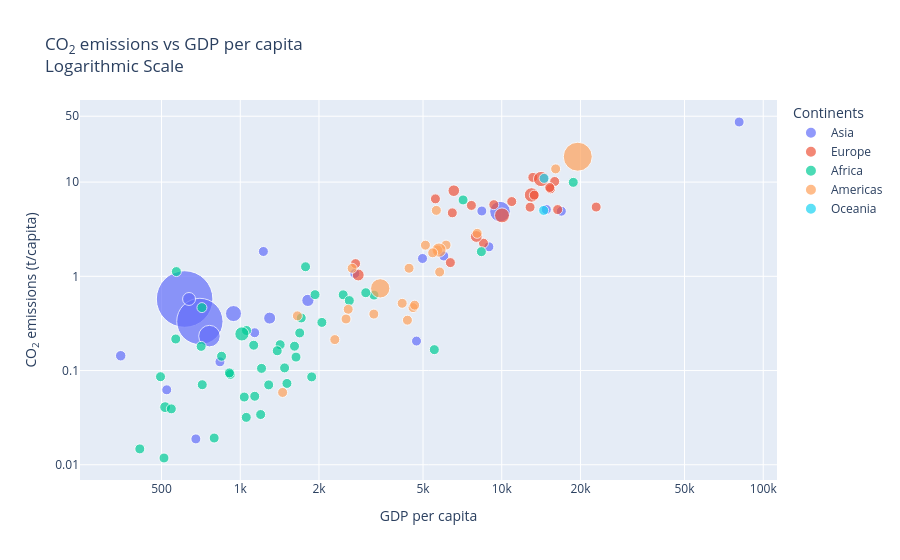

The notebook cell saved with this chart:
### Markdown cell above
Now let’s focus and discover this period of time

### Code cell
df_best_year = df[df["Year"] == best_year]
fig = px.scatter(
    df_best_year,
    x="gdpPercap",
    y="CO2 emissions (metric tons per capita)",
    size="pop",
    size_max=40,
    color="continent",
    log_x=True,
    log_y=True,
    hover_data=["Country Name", "Year"],
    title="CO<sub>2</sub> emissions vs GDP per capita <br>Logarithmic Scale",
    labels={
        "CO2 emissions (metric tons per capita)": "CO<sub>2</sub> emissions (t/capita)",
        "gdpPercap": "GDP per capita",
    },
)
fig.update_traces(
    marker=dict(sizemode="area", sizemin=5),
    hovertemplate=(
        "<b>%{customdata[0]}</b><br>"
        "GDP per Capita: %{x:$,.0f}<br>"
        "CO₂ emissions: %{y:.3g} t/capita<br>"
        "<extra></extra>"
    ),
    customdata=df_1962[["Country Name"]],
)
fig.update_xaxes(
    type="log", range=[2, None], tickmode="auto", nticks=5, tickformat="~s"
)
y_ticks = [0.01, 0.1, 1, 10, 50]
fig.update_yaxes(
    type="log", tickmode="array", tickvals=y_ticks, ticktext=[str(v) for v in y_ticks]
)
fig.update_layout(legend_title_text="Continents")
fig.show()

### Figure 1 — Plotly figure (JSON) as saved in the notebook; plotly's stock layout.template omitted (floating-point values rounded to 4 significant figures; data arrays with more than 128 entries replaced by an {"elided": "..."} marker saying what was removed)
{"data": [{"customdata": {"elided": "259x1 str values"}, "hovertemplate": "<b>%{customdata[0]}</b><br>GDP per Capita: %{x:$,.0f}<br>CO₂ emissions: %{y:.3g} t/capita<br><extra></extra>", "legendgroup": "Asia", "marker": {"color": "#636efa", "size": [11540000.0, 202200.0, 62820000.0, 6960000.0, 754600000.0, 506000000.0, 109300000.0, 8519000.0, 2694000.0, 100800000.0, 1255000.0, 575000.0, 2187000.0, 10150000.0, 1150000.0, 25870000.0, 11260000.0, 714800.0, 60640000.0, 35360000.0, 5618000.0, 1978000.0, 11740000.0, 34020000.0, 39460000.0], "sizemin": 5, "sizemode": "area", "sizeref": 471600.0, "symbol": "circle"}, "mode": "markers", "name": "Asia", "orientation": "v", "showlegend": true, "type": "scatter", "x": [836.2, 14800.0, 721.2, 523.4, 612.7, 700.8, 762.4, 8931.0, 8394.0, 9848.0, 2742.0, 80890.0, 6007.0, 2278.0, 1226.0, 349.0, 676.4, 4721.0, 942.4, 1814.0, 16900.0, 4977.0, 1136.0, 1295.0, 637.1], "xaxis": "x", "y": [0.1238, 5.121, NaN, 0.06244, 0.5742, 0.3318, 0.2319, 2.056, 4.933, 4.864, 1.072, 43.43, 1.642, NaN, 1.835, 0.1435, 0.01881, 0.2055, 0.4025, 0.5554, 4.909, 1.546, 0.2519, 0.3602, 0.5749], "yaxis": "y"}, {"customdata": {"elided": "259x1 str values"}, "hovertemplate": "<b>%{customdata[0]}</b><br>GDP per Capita: %{x:$,.0f}<br>CO₂ emissions: %{y:.3g} t/capita<br><extra></extra>", "legendgroup": "Europe", "marker": {"color": "#EF553B", "size": [1984000.0, 7377000.0, 9556000.0, 3585000.0, 8310000.0, 4174000.0, 9835000.0, 4839000.0, 4606000.0, 49570000.0, 76370000.0, 8716000.0, 10220000.0, 198700.0, 2900000.0, 52670000.0, 501000.0, 12600000.0, 3786000.0, 31790000.0, 9103000.0, 19280000.0, 7971000.0, 4442000.0, 1647000.0, 32850000.0, 7868000.0, 6063000.0, 33410000.0, 54960000.0], "sizemin": 5, "sizemode": "area", "sizeref": 471600.0, "symbol": "circle"}, "mode": "markers", "name": "Europe", "orientation": "v", "showlegend": true, "type": "scatter", "x": [2760.0, 12830.0, 13150.0, 2172.0, 5577.0, 6960.0, 11400.0, 15940.0, 10920.0, 13000.0, 14750.0, 8513.0, 9327.0, 13320.0, 7656.0, 10020.0, 5908.0, 15360.0, 16360.0, 6557.0, 6362.0, 6471.0, 7992.0, 8413.0, 9405.0, 7994.0, 15260.0, 22970.0, 2826.0, 14140.0], "xaxis": "x", "y": [1.364, 5.418, 11.22, NaN, 6.638, NaN, NaN, 10.15, 6.213, 7.306, NaN, 2.249, 5.758, 7.269, 5.655, 4.431, NaN, 8.476, 5.107, 8.106, 1.398, 4.716, NaN, NaN, NaN, 2.647, 8.77, 5.435, 1.033, 10.78], "yaxis": "y"}, {"customdata": {"elided": "259x1 str values"}, "hovertemplate": "<b>%{customdata[0]}</b><br>GDP per Capita: %{x:$,.0f}<br>CO₂ emissions: %{y:.3g} t/capita<br><extra></extra>", "legendgroup": "Africa", "marker": {"color": "#00cc96", "size": [12760000.0, 5247000.0, 2427000.0, 553500.0, 5128000.0, 3331000.0, 6336000.0, 1734000.0, 3496000.0, 217400.0, 4745000.0, 127600.0, 259900.0, 1820000.0, 27860000.0, 489000.0, 8490000.0, 3451000.0, 601300.0, 10190000.0, 996400.0, 1279000.0, 1759000.0, 6335000.0, 4147000.0, 5212000.0, 1231000.0, 789300.0, 14770000.0, 8681000.0, 706600.0, 4534000.0, 47290000.0, 3451000.0, 70790.0, 3966000.0, 2662000.0, 3429000.0, 21000000.0, 12720000.0, 420700.0, 12610000.0, 1736000.0, 4787000.0, 8900000.0, 3900000.0, 4995000.0], "sizemin": 5, "sizemode": "area", "sizeref": 471600.0, "symbol": "circle"}, "mode": "markers", "name": "Africa", "orientation": "v", "showlegend": true, "type": "scatter", "x": [3247.0, 5523.0, 1036.0, 1215.0, 794.8, 413.0, 1508.0, 1136.0, 1197.0, 1876.0, 2052.0, 3020.0, 915.6, 468.8, 516.1, 8359.0, 1126.0, 708.8, 715.6, 1057.0, 498.6, 713.6, 18770.0, 1634.0, 495.5, 545.0, 1421.0, 2475.0, 1711.0, 566.7, 3794.0, 1054.0, 1015.0, 511.0, 1385.0, 1612.0, 1206.0, 1285.0, 7114.0, 1688.0, 2613.0, 848.2, 1478.0, 1932.0, 908.9, 1777.0, 569.8], "xaxis": "x", "y": [0.6321, 0.1667, 0.05232, NaN, 0.01922, 0.01474, 0.07298, 0.05334, 0.03415, 0.08566, 0.3243, 0.6698, 0.09088, NaN, 0.04088, 1.827, 0.1857, 0.1805, 0.07074, 0.2661, NaN, 0.4657, 9.941, 0.1389, 0.08604, 0.0392, 0.1882, 0.6362, 0.3616, 0.2162, NaN, 0.03185, 0.2447, 0.0118, 0.1621, 0.1813, 0.1054, 0.07045, 6.466, 0.2508, 0.5525, 0.1419, 0.1067, 0.6389, 0.09445, 1.264, 1.123], "yaxis": "y"}, {"customdata": {"elided": "259x1 str values"}, "hovertemplate": "<b>%{customdata[0]}</b><br>GDP per Capita: %{x:$,.0f}<br>CO₂ emissions: %{y:.3g} t/capita<br><extra></extra>", "legendgroup": "Americas", "marker": {"color": "#FFA15A", "size": [22930000.0, 4041000.0, 88050000.0, 20820000.0, 8859000.0, 19760000.0, 1589000.0, 8139000.0, 4049000.0, 5432000.0, 3233000.0, 4691000.0, 4318000.0, 2501000.0, 1861000.0, 48000000.0, 1865000.0, 1405000.0, 2288000.0, 12130000.0, 2649000.0, 960200.0, 198700000.0, 2749000.0], "sizemin": 5, "sizemode": "area", "sizeref": 471600.0, "symbol": "circle"}, "mode": "markers", "name": "Americas", "orientation": "v", "showlegend": true, "type": "scatter", "x": [8053.0, 2587.0, 3430.0, 16080.0, 5107.0, 2679.0, 4162.0, 5690.0, 1654.0, 4579.0, 4359.0, 3243.0, 1452.0, 2538.0, 6125.0, 5755.0, 4643.0, 4421.0, 2299.0, 5788.0, 6929.0, 5621.0, 19530.0, 5445.0], "xaxis": "x", "y": [2.858, 0.4466, 0.745, 13.81, 2.141, 1.217, 0.5171, 1.906, 0.3805, 0.4658, 0.3425, 0.3973, 0.05857, 0.3525, 2.145, 1.9, 0.494, 1.218, 0.213, 1.112, NaN, 5.01, 18.6, 1.776], "yaxis": "y"}, {"customdata": {"elided": "259x1 str values"}, "hovertemplate": "<b>%{customdata[0]}</b><br>GDP per Capita: %{x:$,.0f}<br>CO₂ emissions: %{y:.3g} t/capita<br><extra></extra>", "legendgroup": "Oceania", "marker": {"color": "#19d3f3", "size": [11870000.0, 2728000.0], "sizemin": 5, "sizemode": "area", "sizeref": 471600.0, "symbol": "circle"}, "mode": "markers", "name": "Oceania", "orientation": "v", "showlegend": true, "type": "scatter", "x": [14530.0, 14460.0], "xaxis": "x", "y": [10.96, 5.008], "yaxis": "y"}], "layout": {"legend": {"itemsizing": "constant", "title": {"text": "Continents"}, "tracegroupgap": 0}, "title": {"text": "CO<sub>2</sub> emissions vs GDP per capita <br>Logarithmic Scale"}, "xaxis": {"anchor": "y", "domain": [0, 1], "nticks": 5, "range": [2, null], "tickformat": "~s", "tickmode": "auto", "title": {"text": "GDP per capita"}, "type": "log"}, "yaxis": {"anchor": "x", "domain": [0, 1], "tickmode": "array", "ticktext": ["0.01", "0.1", "1", "10", "50"], "tickvals": [0.01, 0.1, 1, 10, 50], "title": {"text": "CO<sub>2</sub> emissions (t/capita)"}, "type": "log"}}}
